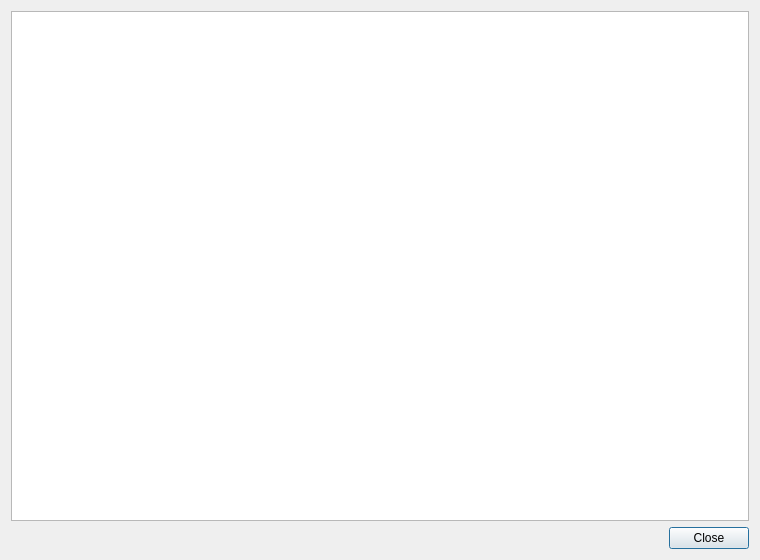
<?xml version="1.0" encoding="UTF-8"?>
<ui version="4.0">
 <class>LicenseDialog</class>
 <widget class="QDialog" name="LicenseDialog">
  <property name="geometry">
   <rect>
    <x>0</x>
    <y>0</y>
    <width>760</width>
    <height>560</height>
   </rect>
  </property>
  <property name="windowTitle">
   <string>License</string>
  </property>
  <layout class="QVBoxLayout" name="verticalLayout">
   <item>
    <widget class="QTextBrowser" name="browser">
     <property name="readOnly">
      <bool>true</bool>
     </property>
     <property name="accessibleName">
      <string>License text</string>
     </property>
    </widget>
   </item>
   <item>
    <widget class="QDialogButtonBox" name="buttonBox">
     <property name="standardButtons">
      <set>QDialogButtonBox::Close</set>
     </property>
    </widget>
   </item>
  </layout>
 </widget>
 <resources/>
 <connections/>
</ui>
